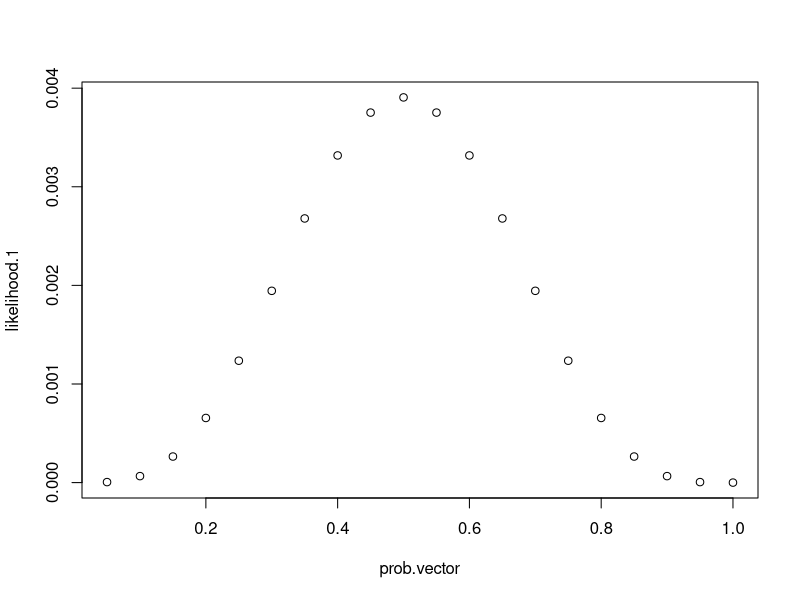
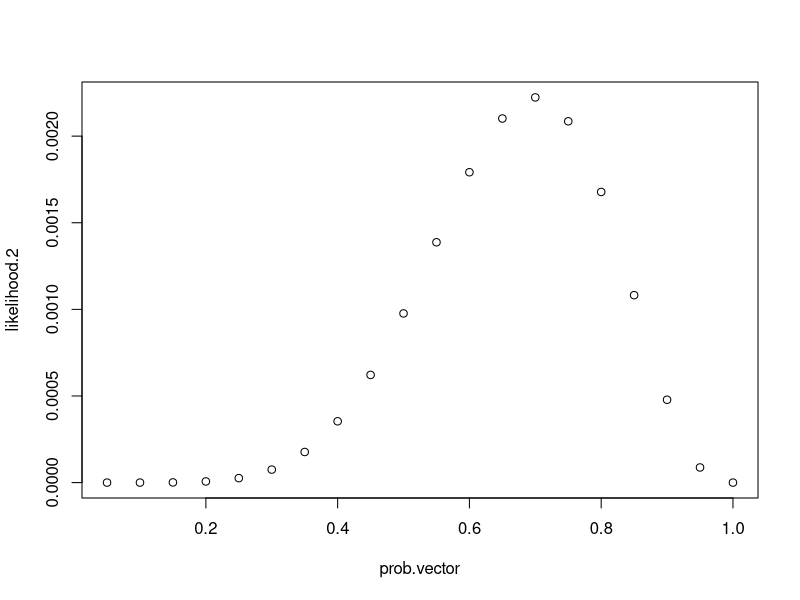
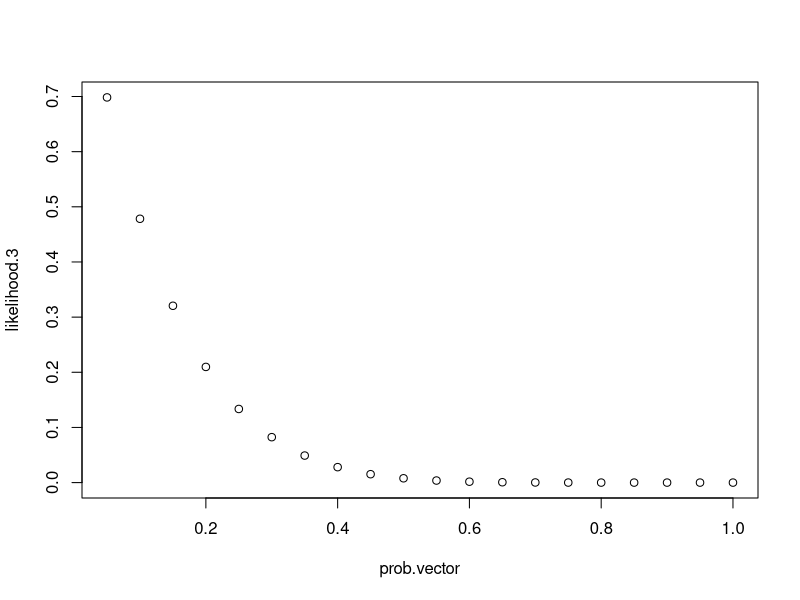

Recreate these plots in R, in order.
## ---- chunk 1
set.seed(1)
(v <- rbinom(10, 1, 0.75))
## ---- chunk 2
sum(v)
## ---- chunk 3
set.seed(1)

# coin A
matrix.A <- matrix(NA, nrow = 5, ncol = 10)
for ( i in 1:5) {
 matrix.A[i,] <- rbinom(10, 1, .75) 
}

# coin B
matrix.B <- matrix(NA, nrow = 5, ncol = 10)
for ( i in 1:5) {
  matrix.B[i,] <- rbinom(10, 1, .5) 
}

# matrix M
M <- rbind(matrix.A, matrix.B)
## ---- chunk 4
counts <- apply(M, 1, sum)
## ---- chunk 5
probs.A <- sum(counts[1:5])/(5*10)
probs.B <- sum(counts[6:10])/(5*10)

(probs <- c(probs.A, probs.B))
## ---- chunk 6
coinLikelihood <- function(v, headsProb){
  tmp <- dbinom(v, 1, headsProb)
  return(prod(tmp))
}
## ---- chunk 7
v1 <- c(0,1,0,1,0,0,1,1)
v2 <- c(1,1,1,1,0,0,1,1,1,0)
v3 <- c(0,0,0,0,0,0,0)

prob.vector <- seq(.05, 1, .05)


likelihood.1 <- sapply(prob.vector, function(prob.vector) coinLikelihood(v1, prob.vector))
likelihood.2 <- sapply(prob.vector, function(prob.vector) coinLikelihood(v2, prob.vector))
likelihood.3 <- sapply(prob.vector, function(prob.vector) coinLikelihood(v3, prob.vector))


plot(prob.vector, likelihood.1)
plot(prob.vector, likelihood.2)
plot(prob.vector, likelihood.3)
## ---- chunk 8
coinEStep <- function(m, headsProbA, headsProbB){
   rel.probs <- rep(NA, dim(m)[1])
  for (i in 1:dim(m)[1]) {
    rel.probs[i] <- coinLikelihood(m[i,], headsProbA)/
      (coinLikelihood(m[i,], headsProbA) + coinLikelihood(m[i,], headsProbB))
  }
  return(rel.probs)
}
## ---- chunk 9
coinEStepB <- function(m, headsProbA, headsProbB){
   rel.probs <- rep(NA, dim(m)[1])
  for (i in 1:dim(m)[1]) {
    rel.probs[i] <- coinLikelihood(m[i,], headsProbB)/
      (coinLikelihood(m[i,], headsProbA) + coinLikelihood(m[i,], headsProbB))
  }
  return(rel.probs)
}
## ---- chunk 10
coinMStep <- function(m, rel.Probs.Coin.A){
  updated.probs <- rep(NA, 2)
  coin.A.sums <- rep(0, 2) 
  coin.B.sums <- rep(0, 2)
 
   for (i in 1:dim(m)[1]) {
    
    # Heads
    coin.A.sums[1] <- coin.A.sums[1] + rel.Probs.Coin.A[i]*sum(m[i,])
    coin.B.sums[1] <- coin.B.sums[1] + (1 - rel.Probs.Coin.A[i])*sum(m[i,])
    
    # Tails 
    coin.A.sums[2] <- coin.A.sums[2] + rel.Probs.Coin.A[i]*(dim(m)[2] - sum(m[i,]))
    coin.B.sums[2] <- coin.B.sums[2] + (1 - rel.Probs.Coin.A[i])*(dim(m)[2] - sum(m[i,]))
  }
  
  updated.probs[1] <- coin.A.sums[1]/sum(coin.A.sums)
  updated.probs[2] <- coin.B.sums[1]/sum(coin.B.sums)
 
   names(updated.probs) <- c("Prob.A.updated", "Prob.B.updated")
 
    return(updated.probs)
}
## ---- chunk 11
e.small.enough <- function(x, y, e){
   if (abs(x-y) < e) tmp <-  TRUE 
          else tmp <- FALSE
          return(tmp)
}
## ---- chunk 12
coinTossEM <- function(m, coinProbsA, coinProbsB, e){
  probs <- c(coinProbsA, coinProbsB)
  probs.updated <- coinMStep(m , coinEStep(m, coinProbsA, coinProbsB))
  rel.probs <- c(0,0)
  
  while ( e.small.enough(probs[1], probs.updated[1], e) == FALSE ) {
  
    rel.probs <- coinEStep(m, probs[1], probs[2])
    probs <- probs.updated
    probs.updated <- coinMStep(m,rel.probs)
    
  }
  return(probs.updated)
}
## ---- chunk 13
coinTossEM(M,0.45,0.70,0.001)
coinTossEM(M,0.50,0.90,0.0001)
## ---- chunk 14
coinTossEM(M,0.45,0.45,0.001)
coinTossEM(M,0.75,0.75,0.001)
